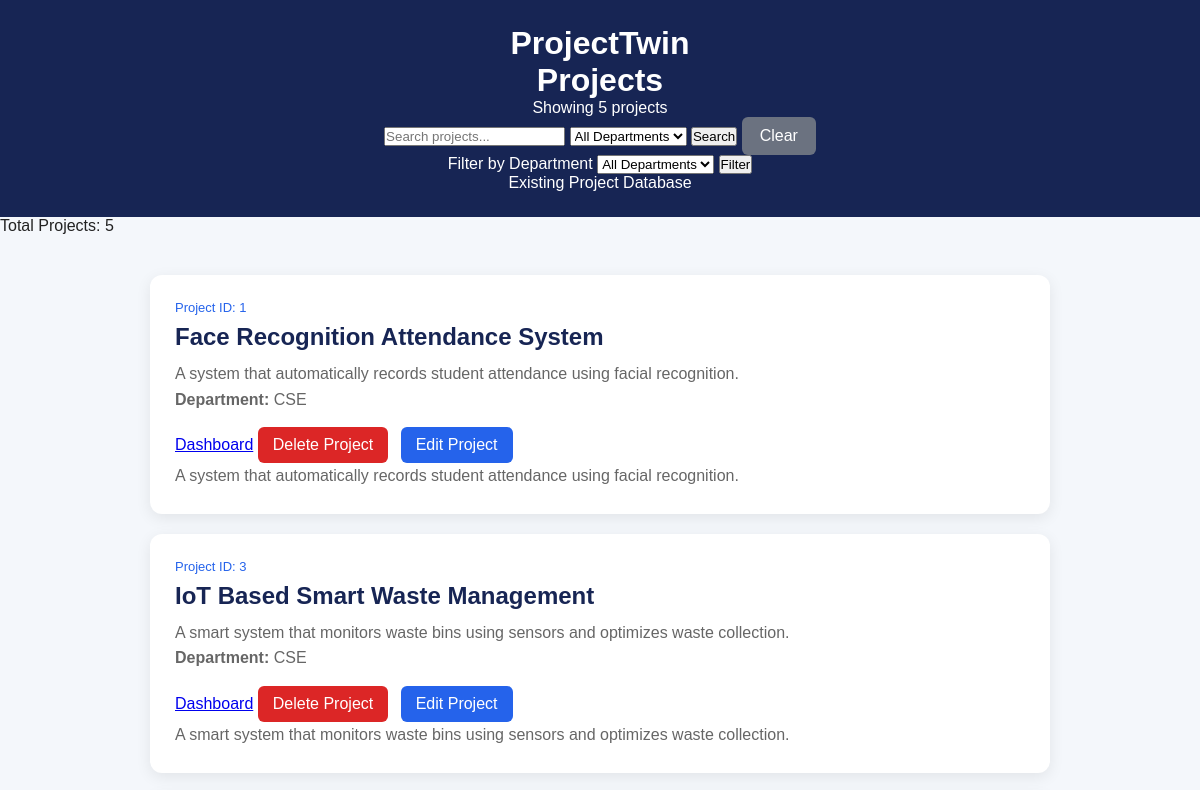
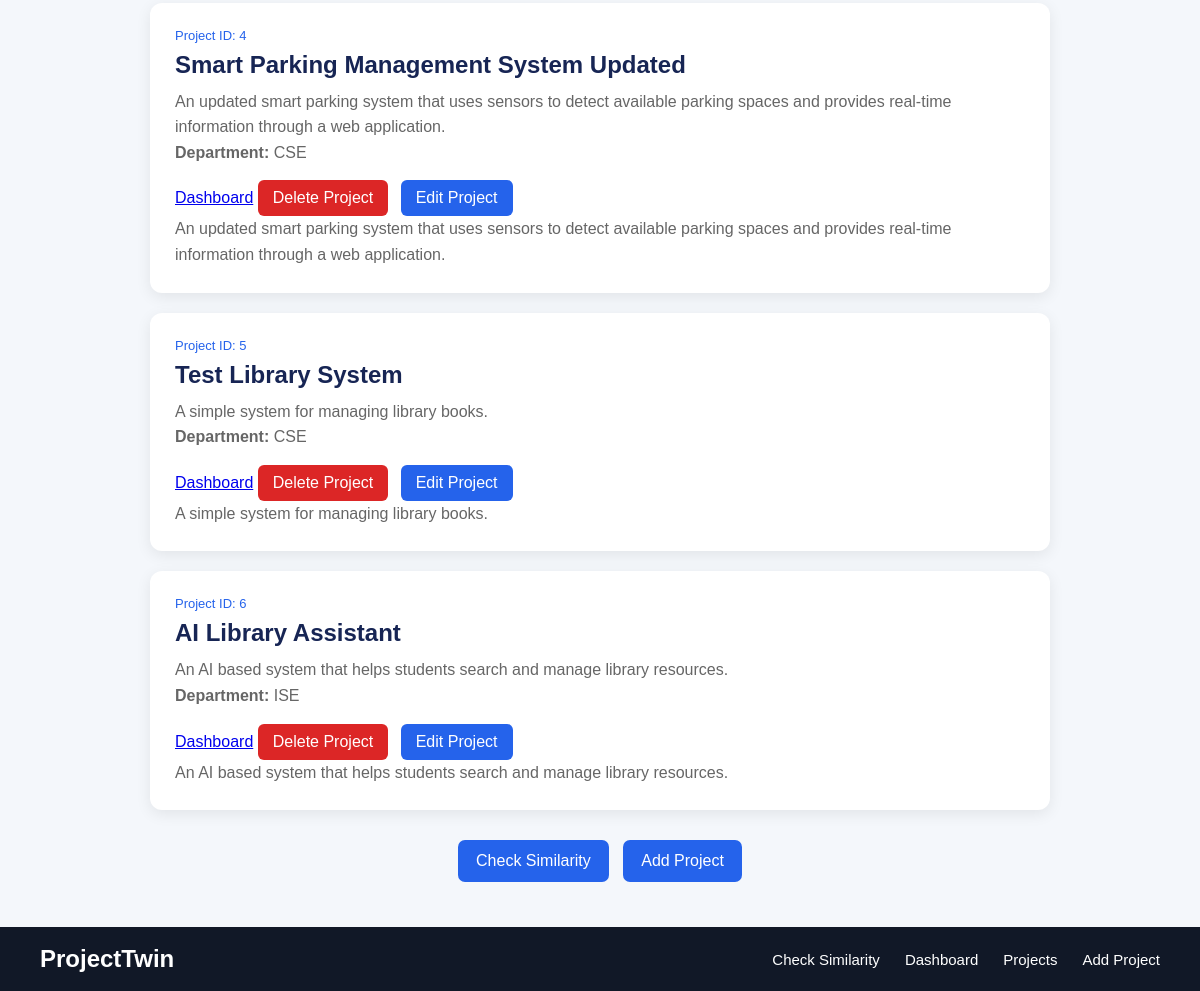
The app's page /projects with its own data (2 pictures, top to bottom).
### tables this page shows
CREATE TABLE projects (
            id INTEGER PRIMARY KEY AUTOINCREMENT,
            title TEXT NOT NULL,
            description TEXT NOT NULL
        , department TEXT DEFAULT 'CSE');

### app.py (the view)
@app.route("/projects")
def view_projects():
    projects = get_projects()
    selected_department = request.args.get("department", "")
    search = request.args.get("search", "").strip().lower()
    if selected_department:
        projects = [
            project for project in projects
            if project[3] == selected_department
        ]
    if search:
        projects = [
            project for project in projects
            if search in project[1].lower()
            or search in project[2].lower()
        ]
    return render_template(
        "projects.html",
        projects=projects,
        selected_department=selected_department,
        search=search
    )

### database.py (called while the page is built)
def get_projects():
    connection = sqlite3.connect(DATABASE)
    cursor = connection.cursor()
    cursor.execute(
        "SELECT id, title, description, department FROM projects"
    )
    projects = cursor.fetchall()
    connection.close()
    return projects

### templates/projects.html (shortened to what this page needs)
<!DOCTYPE html>
<html lang="en">
<head>
</head>
<body>
    <div class="header">
        <h1>ProjectTwin</h1>
        <h1>Projects</h1>
<p class="project-count">
    Showing {{ projects|length }} project{% if projects|length != 1 %}s{% endif %}
</p>
    <form method="GET" action="/projects" class="filter-form">
    <input
        type="text"
        name="search"
        placeholder="Search projects..."
        value="{{ search }}"
    >
    <select name="department" id="department">
        <option value="">All Departments</option>
    </select>
    <button type="submit">Search</button>
    <a href="/projects" class="clear-button">Clear</a>
</form>
    <label for="department">Filter by Department</label>
    <select name="department" id="department">
    <option value="" {% if not selected_department %}selected{% endif %}>
        All Departments
    </option>
</select>
    <button type="submit">Filter</button>
        <p>Existing Project Database</p>
    </div>
    <p class="project-count">
    Total Projects: {{ projects|length }}
</p>
    <div class="container">
        {% if projects %}
            {% for project in projects %}
            <div class="card">
                <div class="project-id">
                    Project ID: {{ project[0] }}
                </div>
                <h2>{{ project[1] }}</h2>
<p>
    {{ project[2] }}
</p>
<p><strong>Department:</strong> {{ project[3] }}</p>
<a href="/dashboard">Dashboard</a>
<a href="/delete-project/{{ project[0] }}"
   class="delete-button">
    Delete Project
</a>
<a href="/edit-project/{{ project[0] }}"
   class="edit-button">
    Edit Project
</a>
                <p>
                    {{ project[2] }}
                </p>
            </div>
            {% endfor %}
        {% endif %}
        <div class="buttons">
            <a href="/" class="button">
                Check Similarity
            </a>
            <a href="/add-project" class="button">
                Add Project
            </a>
        </div>
    </div>
</body>
<nav class="navbar">
    <div class="logo">
        ProjectTwin
    </div>
    <div class="nav-links">
        <a href="/">Check Similarity</a>
        <a href="/dashboard">Dashboard</a>
        <a href="/projects">Projects</a>
        <a href="/add-project">Add Project</a>
    </div>
</nav>
</html>

### templates/projects.html (style rules this page uses)
* { box-sizing: border-box; margin: 0; padding: 0; font-family: Arial, sans-serif; }
body { background: #f4f7fb; color: #222; }
.header { background: #172554; color: white; padding: 25px; text-align: center; }
.container { width: 90%; max-width: 900px; margin: 40px auto; }
.card { background: white; padding: 25px; margin-bottom: 20px; border-radius: 12px; box-shadow: 0 4px 15px rgba(0, 0, 0, 0.08); }
.card h2 { color: #172554; margin-bottom: 10px; }
.card p { color: #666; line-height: 1.6; }
.project-id { color: #2563eb; font-size: 13px; margin-bottom: 8px; }
.buttons { margin-top: 25px; text-align: center; }
.button { display: inline-block; padding: 12px 18px; margin: 5px; background: #2563eb; color: white; text-decoration: none; border-radius: 7px; }
.delete-button { display: inline-block; margin-top: 15px; padding: 9px 15px; background: #dc2626; color: white; text-decoration: none; border-radius: 6px; }
.edit-button { display: inline-block; margin-top: 15px; margin-left: 8px; padding: 9px 15px; background: #2563eb; color: white; text-decoration: none; border-radius: 6px; }
.navbar { background: #111827; padding: 18px 40px; display: flex; justify-content: space-between; align-items: center; }
.logo { color: white; font-size: 24px; font-weight: bold; }
.nav-links { display: flex; gap: 25px; }
.nav-links a { color: white; text-decoration: none; font-size: 15px; }
.clear-button { display: inline-block; padding: 10px 18px; background: #6b7280; color: white; text-decoration: none; border-radius: 6px; }

### records on screen
projects: id "1", title "Face Recognition Attendance System", description "A system that automatically records student attendance using facial recognition.", department "CSE"
projects: id "3", title "IoT Based Smart Waste Management", description "A smart system that monitors waste bins using sensors and optimizes waste collection.", department "CSE"
projects: id "4", title "Smart Parking Management System Updated", description "An updated smart parking system that uses sensors to detect available parking spaces and provides real-time information through a web application.", department "CSE"
projects: id "5", title "Test Library System", description "A simple system for managing library books.", department "CSE"
projects: id "6", title "AI Library Assistant", description "An AI based system that helps students search and manage library resources.", department "ISE"

### other values on screen
{{ projects|length }} "5"
